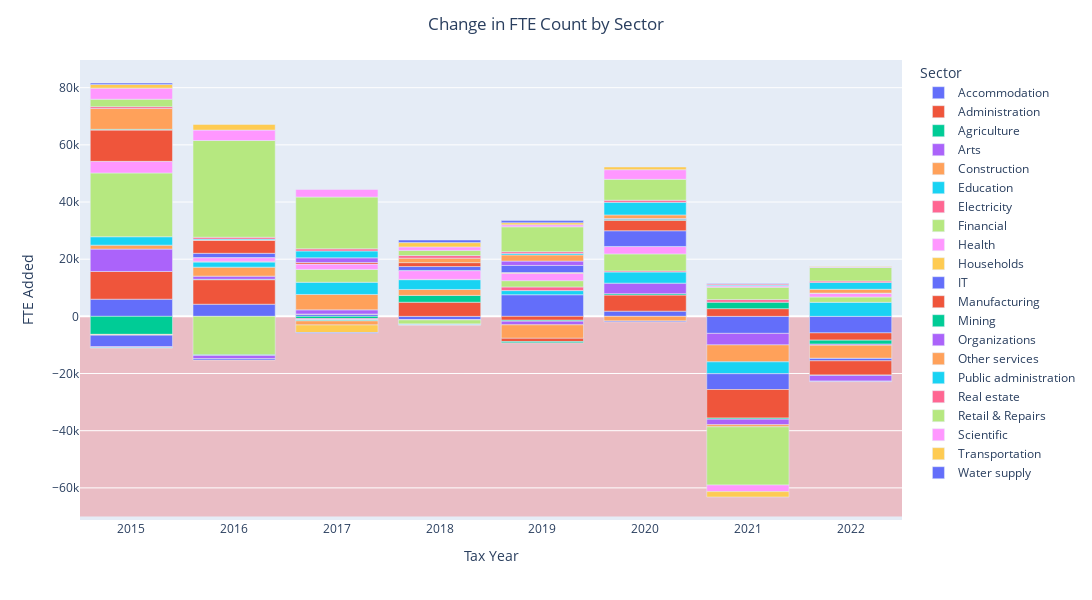

The notebook cell this image was saved under:
### Code cell
import pandas as pd

df = pd.read_csv('../Data/Municipal_FTE_Industry5d.csv')
df.FTE = df.FTE.str.replace("<10","0").astype('float')
df = df[df.CAT_B=='CPT']
df = df.groupby(['SIC7_1d','TaxYear'])['FTE'].sum().reset_index()
df = df.pivot(index='TaxYear',columns = "SIC7_1d",values="FTE").sort_index()


df.fillna(0,inplace=True)

df = pd.concat((pd.Series(df.stack()),pd.Series(df.diff().stack())),axis=1)
df = df.reset_index()

df.columns = ['Tax Year','SIC7_1d',"FTE",'FTE Added']
# key = pd.read_excel("../keys/sic7codes_wide.xlsx")
# df = pd.merge(df, key[[ 'sic7_1d_numeric','sic7_1d_description']].drop_duplicates(), left_on='SIC7_1d',right_on='sic7_1d_numeric')

import plotly.express as px
key = pd.read_csv('../keys/key1d.csv')
df = pd.merge(df,key,right_on='sic7_1d_numeric',left_on='SIC7_1d').dropna()

df


figDf = df[df['Tax Year'] <= 2022].copy()
figDf.rename(columns={'sic7_1d':'Sector'},inplace=True)
figDf = figDf.groupby(['Tax Year','Sector'])['FTE Added'].sum().reset_index()
fig = px.bar(figDf,x = 'Tax Year',y='FTE Added',color='Sector')
fig.update_layout(title = 'Change in FTE Count by Sector',
                        title_x = 0.5,
                        width=1200,
                        height=600)


# Update the layout to shade the negative axis
fig.update_layout(
    shapes=[
        dict(
            type='rect',
            xref='paper', x0=0, x1=1,
            yref='y', y0=0, y1=-70000,
            fillcolor='red',
            opacity=0.2,
            layer='below',
            line_width=0
        )
    ]
)
fig.show()

### Figure 1 — Plotly figure (JSON) as saved in the notebook; plotly's stock layout.template omitted (floating-point values rounded to 4 significant figures)
{"data": [{"alignmentgroup": "True", "hovertemplate": "Sector=Accommodation<br>Tax Year=%{x}<br>FTE Added=%{y}<extra></extra>", "legendgroup": "Accommodation", "marker": {"color": "#636efa", "pattern": {"shape": ""}}, "name": "Accommodation", "offsetgroup": "Accommodation", "orientation": "v", "showlegend": true, "textposition": "auto", "type": "bar", "x": [2015, 2016, 2017, 2018, 2019, 2020, 2021, 2022], "xaxis": "x", "y": [6006.0, 4247.0, 729.7, -1186.0, 7565.0, 1824.0, -5954.0, -5780.0], "yaxis": "y"}, {"alignmentgroup": "True", "hovertemplate": "Sector=Administration<br>Tax Year=%{x}<br>FTE Added=%{y}<extra></extra>", "legendgroup": "Administration", "marker": {"color": "#EF553B", "pattern": {"shape": ""}}, "name": "Administration", "offsetgroup": "Administration", "orientation": "v", "showlegend": true, "textposition": "auto", "type": "bar", "x": [2015, 2016, 2017, 2018, 2019, 2020, 2021, 2022], "xaxis": "x", "y": [9700.0, 8581.0, 104.0, 4944.0, -1363.0, 5639.0, 2699.0, -2545.0], "yaxis": "y"}, {"alignmentgroup": "True", "hovertemplate": "Sector=Agriculture<br>Tax Year=%{x}<br>FTE Added=%{y}<extra></extra>", "legendgroup": "Agriculture", "marker": {"color": "#00cc96", "pattern": {"shape": ""}}, "name": "Agriculture", "offsetgroup": "Agriculture", "orientation": "v", "showlegend": true, "textposition": "auto", "type": "bar", "x": [2015, 2016, 2017, 2018, 2019, 2020, 2021, 2022], "xaxis": "x", "y": [-6308.0, 153.1, -768.5, 2397.0, -335.7, 476.5, 2270.0, -1411.0], "yaxis": "y"}, {"alignmentgroup": "True", "hovertemplate": "Sector=Arts<br>Tax Year=%{x}<br>FTE Added=%{y}<extra></extra>", "legendgroup": "Arts", "marker": {"color": "#ab63fa", "pattern": {"shape": ""}}, "name": "Arts", "offsetgroup": "Arts", "orientation": "v", "showlegend": true, "textposition": "auto", "type": "bar", "x": [2015, 2016, 2017, 2018, 2019, 2020, 2021, 2022], "xaxis": "x", "y": [7820.0, 1091.0, 1439.0, -64.41, -1271.0, 3686.0, -4031.0, -385.2], "yaxis": "y"}, {"alignmentgroup": "True", "hovertemplate": "Sector=Construction<br>Tax Year=%{x}<br>FTE Added=%{y}<extra></extra>", "legendgroup": "Construction", "marker": {"color": "#FFA15A", "pattern": {"shape": ""}}, "name": "Construction", "offsetgroup": "Construction", "orientation": "v", "showlegend": true, "textposition": "auto", "type": "bar", "x": [2015, 2016, 2017, 2018, 2019, 2020, 2021, 2022], "xaxis": "x", "y": [1394.0, 3145.0, 5389.0, 2066.0, -4707.0, -1618.0, -5933.0, -4575.0], "yaxis": "y"}, {"alignmentgroup": "True", "hovertemplate": "Sector=Education<br>Tax Year=%{x}<br>FTE Added=%{y}<extra></extra>", "legendgroup": "Education", "marker": {"color": "#19d3f3", "pattern": {"shape": ""}}, "name": "Education", "offsetgroup": "Education", "orientation": "v", "showlegend": true, "textposition": "auto", "type": "bar", "x": [2015, 2016, 2017, 2018, 2019, 2020, 2021, 2022], "xaxis": "x", "y": [2936.0, 1777.0, 4270.0, 3427.0, 1449.0, 3894.0, -4145.0, 4911.0], "yaxis": "y"}, {"alignmentgroup": "True", "hovertemplate": "Sector=Electricity<br>Tax Year=%{x}<br>FTE Added=%{y}<extra></extra>", "legendgroup": "Electricity", "marker": {"color": "#FF6692", "pattern": {"shape": ""}}, "name": "Electricity", "offsetgroup": "Electricity", "orientation": "v", "showlegend": true, "textposition": "auto", "type": "bar", "x": [2015, 2016, 2017, 2018, 2019, 2020, 2021, 2022], "xaxis": "x", "y": [-34.81, 280.0, -359.7, 119.5, 1271.0, 383.6, 901.0, -35.73], "yaxis": "y"}, {"alignmentgroup": "True", "hovertemplate": "Sector=Financial<br>Tax Year=%{x}<br>FTE Added=%{y}<extra></extra>", "legendgroup": "Financial", "marker": {"color": "#B6E880", "pattern": {"shape": ""}}, "name": "Financial", "offsetgroup": "Financial", "orientation": "v", "showlegend": true, "textposition": "auto", "type": "bar", "x": [2015, 2016, 2017, 2018, 2019, 2020, 2021, 2022], "xaxis": "x", "y": [22300.0, -13430.0, 4491.0, -1430.0, 2198.0, 5939.0, 4337.0, 1862.0], "yaxis": "y"}, {"alignmentgroup": "True", "hovertemplate": "Sector=Health<br>Tax Year=%{x}<br>FTE Added=%{y}<extra></extra>", "legendgroup": "Health", "marker": {"color": "#FF97FF", "pattern": {"shape": ""}}, "name": "Health", "offsetgroup": "Health", "orientation": "v", "showlegend": true, "textposition": "auto", "type": "bar", "x": [2015, 2016, 2017, 2018, 2019, 2020, 2021, 2022], "xaxis": "x", "y": [4066.0, 1283.0, 1860.0, 3044.0, 2588.0, 2574.0, 477.8, 1302.0], "yaxis": "y"}, {"alignmentgroup": "True", "hovertemplate": "Sector=Households<br>Tax Year=%{x}<br>FTE Added=%{y}<extra></extra>", "legendgroup": "Households", "marker": {"color": "#FECB52", "pattern": {"shape": ""}}, "name": "Households", "offsetgroup": "Households", "orientation": "v", "showlegend": true, "textposition": "auto", "type": "bar", "x": [2015, 2016, 2017, 2018, 2019, 2020, 2021, 2022], "xaxis": "x", "y": [-255.5, 13.15, -53.69, 62.18, 260.5, 34.97, 65.01, 72.12], "yaxis": "y"}, {"alignmentgroup": "True", "hovertemplate": "Sector=IT<br>Tax Year=%{x}<br>FTE Added=%{y}<extra></extra>", "legendgroup": "IT", "marker": {"color": "#636efa", "pattern": {"shape": ""}}, "name": "IT", "offsetgroup": "IT", "orientation": "v", "showlegend": true, "textposition": "auto", "type": "bar", "x": [2015, 2016, 2017, 2018, 2019, 2020, 2021, 2022], "xaxis": "x", "y": [-3956.0, 1493.0, -145.6, 1369.0, 2485.0, 5498.0, -5525.0, -820.5], "yaxis": "y"}, {"alignmentgroup": "True", "hovertemplate": "Sector=Manufacturing<br>Tax Year=%{x}<br>FTE Added=%{y}<extra></extra>", "legendgroup": "Manufacturing", "marker": {"color": "#EF553B", "pattern": {"shape": ""}}, "name": "Manufacturing", "offsetgroup": "Manufacturing", "orientation": "v", "showlegend": true, "textposition": "auto", "type": "bar", "x": [2015, 2016, 2017, 2018, 2019, 2020, 2021, 2022], "xaxis": "x", "y": [10930.0, 4586.0, 551.4, 1368.0, -1150.0, 3633.0, -10010.0, -4998.0], "yaxis": "y"}, {"alignmentgroup": "True", "hovertemplate": "Sector=Mining<br>Tax Year=%{x}<br>FTE Added=%{y}<extra></extra>", "legendgroup": "Mining", "marker": {"color": "#00cc96", "pattern": {"shape": ""}}, "name": "Mining", "offsetgroup": "Mining", "orientation": "v", "showlegend": true, "textposition": "auto", "type": "bar", "x": [2015, 2016, 2017, 2018, 2019, 2020, 2021, 2022], "xaxis": "x", "y": [265.2, -248.7, -268.1, -207.2, -404.3, 414.7, -364.4, -120.3], "yaxis": "y"}, {"alignmentgroup": "True", "hovertemplate": "Sector=Organizations<br>Tax Year=%{x}<br>FTE Added=%{y}<extra></extra>", "legendgroup": "Organizations", "marker": {"color": "#ab63fa", "pattern": {"shape": ""}}, "name": "Organizations", "offsetgroup": "Organizations", "orientation": "v", "showlegend": true, "textposition": "auto", "type": "bar", "x": [2015, 2016, 2017, 2018, 2019, 2020, 2021, 2022], "xaxis": "x", "y": [-329.9, -1112.0, 1638.0, -42.29, 1515.0, 243.7, -1941.0, -1989.0], "yaxis": "y"}, {"alignmentgroup": "True", "hovertemplate": "Sector=Other services<br>Tax Year=%{x}<br>FTE Added=%{y}<extra></extra>", "legendgroup": "Other services", "marker": {"color": "#FFA15A", "pattern": {"shape": ""}}, "name": "Other services", "offsetgroup": "Other services", "orientation": "v", "showlegend": true, "textposition": "auto", "type": "bar", "x": [2015, 2016, 2017, 2018, 2019, 2020, 2021, 2022], "xaxis": "x", "y": [7283.0, 78.01, -1415.0, 1571.0, 2163.0, 1246.0, -743.7, 1323.0], "yaxis": "y"}, {"alignmentgroup": "True", "hovertemplate": "Sector=Public administration<br>Tax Year=%{x}<br>FTE Added=%{y}<extra></extra>", "legendgroup": "Public administration", "marker": {"color": "#19d3f3", "pattern": {"shape": ""}}, "name": "Public administration", "offsetgroup": "Public administration", "orientation": "v", "showlegend": true, "textposition": "auto", "type": "bar", "x": [2015, 2016, 2017, 2018, 2019, 2020, 2021, 2022], "xaxis": "x", "y": [-197.1, 304.9, 2401.0, -71.98, 485.4, 4412.0, 260.5, 2410.0], "yaxis": "y"}, {"alignmentgroup": "True", "hovertemplate": "Sector=Real estate<br>Tax Year=%{x}<br>FTE Added=%{y}<extra></extra>", "legendgroup": "Real estate", "marker": {"color": "#FF6692", "pattern": {"shape": ""}}, "name": "Real estate", "offsetgroup": "Real estate", "orientation": "v", "showlegend": true, "textposition": "auto", "type": "bar", "x": [2015, 2016, 2017, 2018, 2019, 2020, 2021, 2022], "xaxis": "x", "y": [641.3, 649.6, 754.1, 906.0, 625.5, 731.9, 333.0, 476.8], "yaxis": "y"}, {"alignmentgroup": "True", "hovertemplate": "Sector=Retail & Repairs<br>Tax Year=%{x}<br>FTE Added=%{y}<extra></extra>", "legendgroup": "Retail & Repairs", "marker": {"color": "#B6E880", "pattern": {"shape": ""}}, "name": "Retail & Repairs", "offsetgroup": "Retail & Repairs", "orientation": "v", "showlegend": true, "textposition": "auto", "type": "bar", "x": [2015, 2016, 2017, 2018, 2019, 2020, 2021, 2022], "xaxis": "x", "y": [2611.0, 33850.0, 18120.0, 1794.0, 8726.0, 7316.0, -20370.0, 4743.0], "yaxis": "y"}, {"alignmentgroup": "True", "hovertemplate": "Sector=Scientific<br>Tax Year=%{x}<br>FTE Added=%{y}<extra></extra>", "legendgroup": "Scientific", "marker": {"color": "#FF97FF", "pattern": {"shape": ""}}, "name": "Scientific", "offsetgroup": "Scientific", "orientation": "v", "showlegend": true, "textposition": "auto", "type": "bar", "x": [2015, 2016, 2017, 2018, 2019, 2020, 2021, 2022], "xaxis": "x", "y": [3881.0, 3642.0, 2647.0, 1226.0, 710.3, 3359.0, -2290.0, 269.2], "yaxis": "y"}, {"alignmentgroup": "True", "hovertemplate": "Sector=Transportation<br>Tax Year=%{x}<br>FTE Added=%{y}<extra></extra>", "legendgroup": "Transportation", "marker": {"color": "#FECB52", "pattern": {"shape": ""}}, "name": "Transportation", "offsetgroup": "Transportation", "orientation": "v", "showlegend": true, "textposition": "auto", "type": "bar", "x": [2015, 2016, 2017, 2018, 2019, 2020, 2021, 2022], "xaxis": "x", "y": [1305.0, 1974.0, -2655.0, 1506.0, 713.5, 953.4, -1885.0, 166.5], "yaxis": "y"}, {"alignmentgroup": "True", "hovertemplate": "Sector=Water supply<br>Tax Year=%{x}<br>FTE Added=%{y}<extra></extra>", "legendgroup": "Water supply", "marker": {"color": "#636efa", "pattern": {"shape": ""}}, "name": "Water supply", "offsetgroup": "Water supply", "orientation": "v", "showlegend": true, "textposition": "auto", "type": "bar", "x": [2015, 2016, 2017, 2018, 2019, 2020, 2021, 2022], "xaxis": "x", "y": [489.8, -490.0, -207.8, 910.6, 742.3, -290.9, 174.8, -168.0], "yaxis": "y"}], "layout": {"barmode": "relative", "height": 600, "legend": {"title": {"text": "Sector"}, "tracegroupgap": 0}, "margin": {"t": 60}, "shapes": [{"fillcolor": "red", "layer": "below", "line": {"width": 0}, "opacity": 0.2, "type": "rect", "x0": 0, "x1": 1, "xref": "paper", "y0": 0, "y1": -70000, "yref": "y"}], "title": {"text": "Change in FTE Count by Sector", "x": 0.5}, "width": 1200, "xaxis": {"anchor": "y", "domain": [0, 1], "title": {"text": "Tax Year"}}, "yaxis": {"anchor": "x", "domain": [0, 1], "title": {"text": "FTE Added"}}}}
